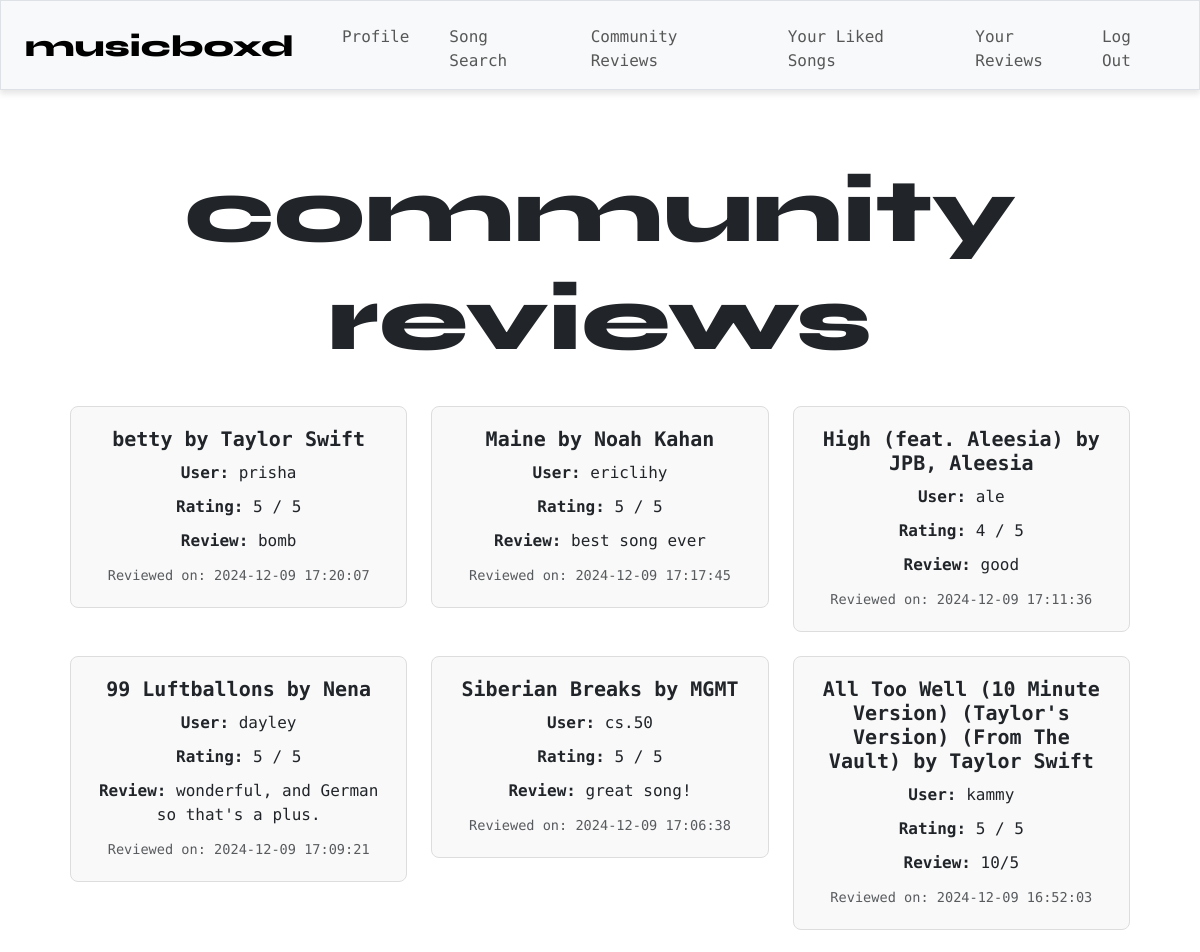
Page /recent (signed in, upper part) on the earlier database version.
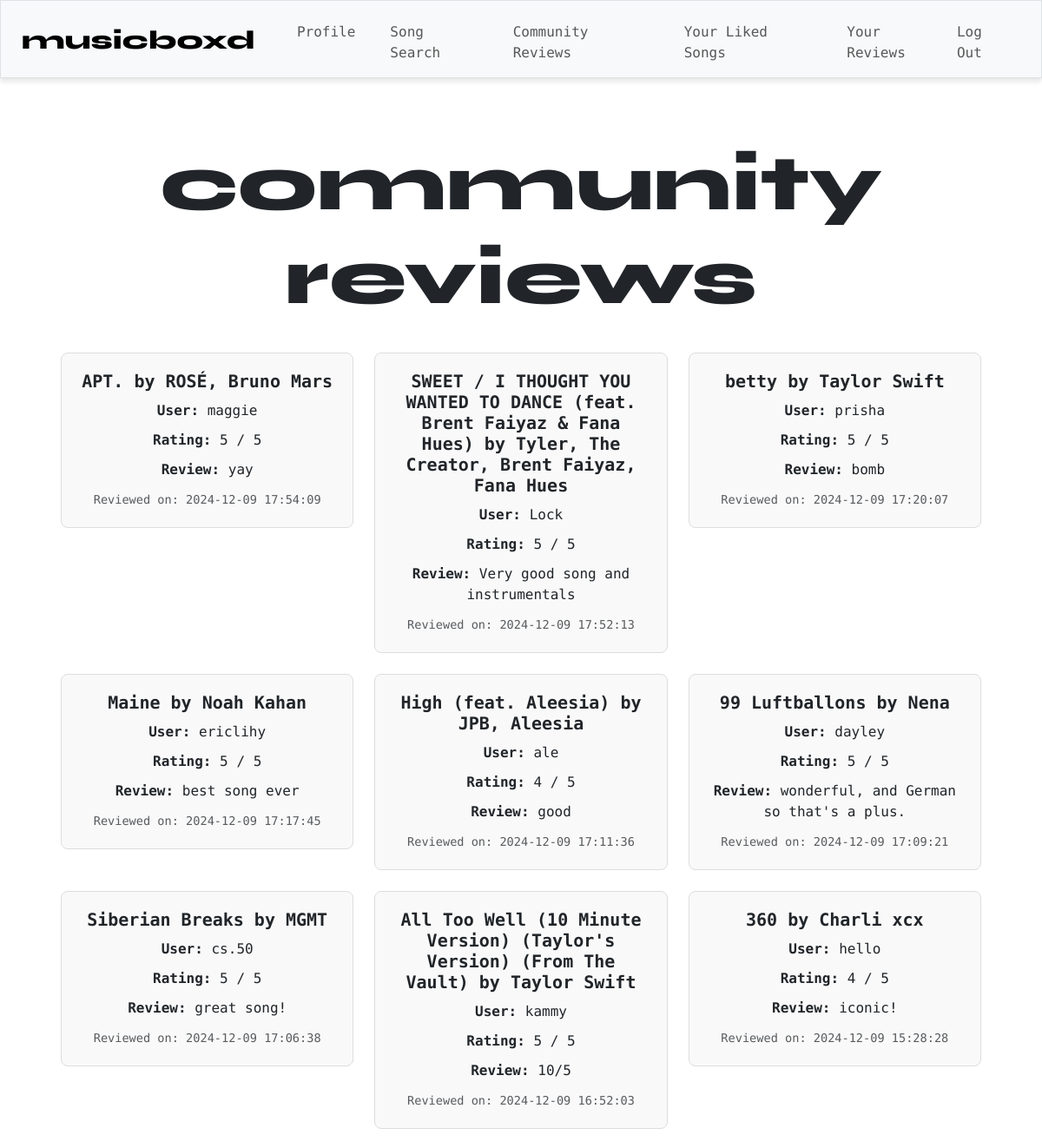
Same page on the later database version.
### tables this page shows
CREATE TABLE reviews ( id INTEGER PRIMARY KEY, review TEXT NOT NULL, rating INTEGER NOT NULL, user_id INTEGER NOT NULL, song_id TEXT NOT NULL, timestamp DATETIME DEFAULT CURRENT_TIMESTAMP, FOREIGN KEY (user_id) REFERENCES users (id), FOREIGN KEY (song_id) REFERENCES songs (id) );

CREATE TABLE songs ( id TEXT PRIMARY KEY, title TEXT NOT NULL, artist TEXT NOT NULL);

CREATE TABLE users ( id INTEGER PRIMARY KEY, username TEXT NOT NULL UNIQUE, hash TEXT NOT NULL );

### app.py (the view)
@app.route("/recent")
@login_required
def recent():
    reviews = db.execute("""
        SELECT users.username, reviews.rating, reviews.timestamp, reviews.review,
               songs.title AS song_title, songs.artist AS song_artist
        FROM reviews
        JOIN users ON reviews.user_id = users.id
        JOIN songs ON reviews.song_id = songs.id
        ORDER BY reviews.timestamp DESC
    """)
    return render_template("recent.html", reviews=reviews)

### helpers.py (called while the page is built)
def login_required(f):
    @wraps(f)
    def decorated_function(*args, **kwargs):
        if session.get("user_id") is None:
            return redirect("/login")
        return f(*args, **kwargs)
    return decorated_function

### templates/recent.html (shortened to what this page needs)
{% extends "layout.html" %}
{% block main %}
    <div class="container">
        <h1 class="syne">community<br>reviews</h1>
        <br>
        {% if reviews %}
            <div class="row row-cols-1 row-cols-md-3 g-4">
                {% for review in reviews %}
                    <div class="col">
                        <div class="card">
                            <div class="card-body">
                                <h5 class="card-title">{{ review.song_title }} by {{ review.song_artist }}</h5>
                                <p class="card-text"><strong>User:</strong> {{ review.username }}</p>
                                <p class="card-text"><strong>Rating:</strong> {{ review.rating }} / 5</p>
                                <p class="card-text"><strong>Review:</strong> {{ review.review }}</p>
                                <p class="card-text"><small class="text-muted">Reviewed on: {{ review.timestamp }}</small></p>
                            </div>
                        </div>
                    </div>
                {% endfor %}
            </div>
        {% else %}
            <p class="text-muted">No reviews yet.</p>
        {% endif %}
    </div>
{% endblock %}

Differences in the rows shown:
added reviews: song_title "APT.", song_artist "ROSÉ, Bruno Mars", username "maggie", rating "5", review "yay", timestamp "2024-12-09 17:54:09"
added reviews: song_title "SWEET / I THOUGHT YOU WANTED TO DANCE (feat. Brent Faiyaz & Fana Hues)", song_artist "Tyler, The Creator, Brent Faiyaz, Fana Hues", username "Lock", rating "5", review "Very good song and instrumentals", timestamp "2024-12-09 17:52:13"
now on this page (row unchanged): reviews: song_title "360", song_artist "Charli xcx", username "hello", rating "4", review "iconic!", timestamp "2024-12-09 15:28:28"
